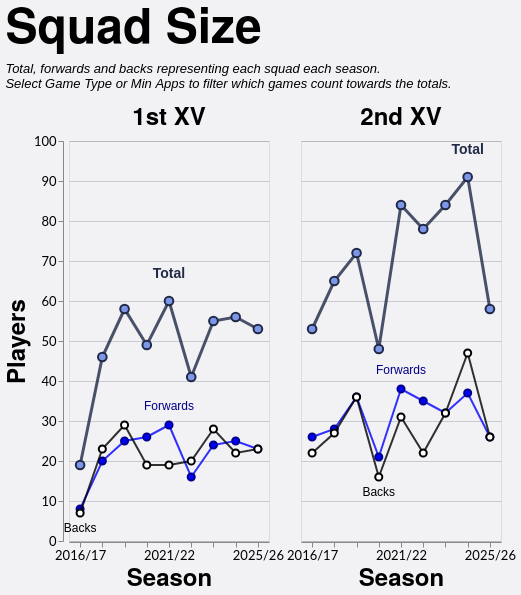

The Vega-Lite source for this figure:
### Vega-Lite specification from a JSON file in a GitHub repository (floating-point values rounded to 4 significant figures)
{"config": {"axis": {"labelFont": "Lato, sans-serif", "titleFont": "PT Sans Narrow, Helvetica Neue, Helvetica, Arial, sans-serif", "labelFontSize": 13, "titleFontSize": 24, "gridColor": "#202947", "gridOpacity": 0.2}, "header": {"labelFont": "PT Sans Narrow, Helvetica Neue, Helvetica, Arial, sans-serif", "titleFont": "PT Sans Narrow, Helvetica Neue, Helvetica, Arial, sans-serif", "labelFontSize": 24, "titleFontSize": 28, "labelFontWeight": "bold", "orient": "left"}, "legend": {"labelFont": "Lato, sans-serif", "titleFont": "PT Sans Narrow, Helvetica Neue, Helvetica, Arial, sans-serif", "labelFontSize": 14, "titleFontSize": 16, "titlePadding": 5, "fillColor": "white", "strokeColor": "black", "padding": 10, "titleFontWeight": "lighter", "titleFontStyle": "italic", "titleColor": "gray", "offset": 10}, "title": {"font": "PT Sans Narrow, Helvetica Neue, Helvetica, Arial, sans-serif", "fontSize": 48, "fontWeight": "bold", "anchor": "start", "align": "center", "titlePadding": 20, "subtitlePadding": 10, "subtitleFontSize": 13, "subtitleColor": "", "subtitleFontStyle": "italic", "offset": 15, "color": "black"}, "axisX": {"labelAngle": 0}, "facet": {"title": null, "header": null, "align": {"row": "each", "column": "each"}}, "resolve": {"scale": {"y": "independent", "facet": "independent"}}, "background": "#f2f1f4", "scale": {"offsetBandPaddingOuter": 0.2, "offsetBandPaddingInner": 0.1}}, "data": {"name": "data-c571c7d245e6d2fbb1300615014afe22"}, "facet": {"column": {"field": "squad", "header": {"labelExpr": "datum.value + ' XV'", "labelFontSize": 24}, "sort": ["1st", "2nd"], "title": null, "type": "nominal"}}, "spec": {"layer": [{"mark": {"type": "line", "color": "#202946", "opacity": 0.8, "point": {"filled": true, "color": "#7d96e8", "stroke": "#202946", "size": 75, "strokeWidth": 2}, "strokeWidth": 3}, "encoding": {"detail": [{"field": "unit", "type": "nominal"}], "tooltip": [{"field": "season", "title": "Season", "type": "ordinal"}, {"field": "squad", "title": "Squad", "type": "nominal"}, {"field": "unit", "title": "Unit", "type": "nominal"}, {"field": "players", "title": "Players", "type": "quantitative"}], "x": {"axis": {"labelAngle": 0, "labelOverlap": "parity"}, "field": "season", "sort": "ascending", "title": "Season", "type": "ordinal"}, "y": {"axis": {"tickMinStep": 1}, "field": "players", "scale": {"zero": true}, "title": "Players", "type": "quantitative"}}, "transform": [{"filter": "(datum.unit === 'Total')"}]}, {"mark": {"type": "line", "color": "blue", "opacity": 0.8, "point": {"filled": true, "color": "blue", "stroke": "darkblue", "size": 50, "strokeWidth": 2}, "strokeWidth": 2}, "encoding": {"detail": [{"field": "unit", "type": "nominal"}], "tooltip": [{"field": "season", "title": "Season", "type": "ordinal"}, {"field": "squad", "title": "Squad", "type": "nominal"}, {"field": "unit", "title": "Unit", "type": "nominal"}, {"field": "players", "title": "Players", "type": "quantitative"}], "x": {"axis": {"labelAngle": 0, "labelOverlap": "parity"}, "field": "season", "sort": "ascending", "title": "Season", "type": "ordinal"}, "y": {"axis": {"tickMinStep": 1}, "field": "players", "scale": {"zero": true}, "title": "Players", "type": "quantitative"}}, "transform": [{"filter": "(datum.unit === 'Forwards')"}]}, {"mark": {"type": "line", "color": "black", "opacity": 0.8, "point": {"filled": true, "color": "white", "stroke": "black", "size": 50, "strokeWidth": 2}, "strokeWidth": 2}, "encoding": {"detail": [{"field": "unit", "type": "nominal"}], "tooltip": [{"field": "season", "title": "Season", "type": "ordinal"}, {"field": "squad", "title": "Squad", "type": "nominal"}, {"field": "unit", "title": "Unit", "type": "nominal"}, {"field": "players", "title": "Players", "type": "quantitative"}], "x": {"axis": {"labelAngle": 0, "labelOverlap": "parity"}, "field": "season", "sort": "ascending", "title": "Season", "type": "ordinal"}, "y": {"axis": {"tickMinStep": 1}, "field": "players", "scale": {"zero": true}, "title": "Players", "type": "quantitative"}}, "transform": [{"filter": "(datum.unit === 'Backs')"}]}, {"mark": {"type": "text", "align": "center", "baseline": "bottom", "color": "#202946", "dx": 0, "dy": -20, "fontSize": 14, "fontWeight": "bold"}, "encoding": {"detail": [{"field": "unit", "type": "nominal"}], "text": {"value": "Total"}, "tooltip": [{"field": "season", "title": "Season", "type": "ordinal"}, {"field": "squad", "title": "Squad", "type": "nominal"}, {"field": "unit", "title": "Unit", "type": "nominal"}, {"field": "players", "title": "Players", "type": "quantitative"}], "x": {"field": "season", "type": "ordinal"}, "y": {"field": "players", "type": "quantitative"}}, "transform": [{"filter": "(datum.unit === 'Total')"}, {"calculate": "toNumber(split(datum.season, '/')[0])", "as": "season_order"}, {"joinaggregate": [{"op": "max", "field": "players", "as": "max_value"}, {"op": "min", "field": "players", "as": "min_value"}], "groupby": ["squad"]}, {"filter": "datum.players > 0"}, {"filter": "datum.players == datum.max_value"}, {"window": [{"op": "row_number", "field": "", "as": "rank"}], "groupby": ["squad"], "sort": [{"field": "season_order", "order": "descending"}]}, {"filter": "datum.rank == 1"}]}, {"mark": {"type": "text", "align": "center", "baseline": "bottom", "color": "darkblue", "dx": 0, "dy": -12, "fontSize": 12, "fontWeight": "normal"}, "encoding": {"detail": [{"field": "unit", "type": "nominal"}], "text": {"value": "Forwards"}, "tooltip": [{"field": "season", "title": "Season", "type": "ordinal"}, {"field": "squad", "title": "Squad", "type": "nominal"}, {"field": "unit", "title": "Unit", "type": "nominal"}, {"field": "players", "title": "Players", "type": "quantitative"}], "x": {"field": "season", "type": "ordinal"}, "y": {"field": "players", "type": "quantitative"}}, "transform": [{"filter": "(datum.unit === 'Forwards')"}, {"calculate": "toNumber(split(datum.season, '/')[0])", "as": "season_order"}, {"joinaggregate": [{"op": "max", "field": "players", "as": "max_value"}, {"op": "min", "field": "players", "as": "min_value"}], "groupby": ["squad"]}, {"filter": "datum.players > 0"}, {"filter": "datum.players == datum.max_value"}, {"window": [{"op": "row_number", "field": "", "as": "rank"}], "groupby": ["squad"], "sort": [{"field": "season_order", "order": "descending"}]}, {"filter": "datum.rank == 1"}]}, {"mark": {"type": "text", "align": "center", "baseline": "top", "color": "black", "dx": 0, "dy": 10, "fontSize": 12, "fontWeight": "normal"}, "encoding": {"detail": [{"field": "unit", "type": "nominal"}], "text": {"value": "Backs"}, "tooltip": [{"field": "season", "title": "Season", "type": "ordinal"}, {"field": "squad", "title": "Squad", "type": "nominal"}, {"field": "unit", "title": "Unit", "type": "nominal"}, {"field": "players", "title": "Players", "type": "quantitative"}], "x": {"field": "season", "type": "ordinal"}, "y": {"field": "players", "type": "quantitative"}}, "transform": [{"filter": "(datum.unit === 'Backs')"}, {"calculate": "toNumber(split(datum.season, '/')[0])", "as": "season_order"}, {"joinaggregate": [{"op": "max", "field": "players", "as": "max_value"}, {"op": "min", "field": "players", "as": "min_value"}], "groupby": ["squad"]}, {"filter": "datum.players > 0"}, {"filter": "datum.players == datum.min_value"}, {"window": [{"op": "row_number", "field": "", "as": "rank"}], "groupby": ["squad"], "sort": [{"field": "season_order", "order": "descending"}]}, {"filter": "datum.rank == 1"}]}], "height": 400, "width": 200}, "spacing": 30, "title": {"text": "Squad Size", "subtitle": ["Total, forwards and backs representing each squad each season.", "Select Game Type or Min Apps to filter which games count towards the totals."]}, "$schema": "https://vega.github.io/schema/vega-lite/v5.20.1.json", "datasets": {"data-c571c7d245e6d2fbb1300615014afe22": [{"season": "2016/17", "squad": "1st", "unit": "Backs", "players": 7}, {"season": "2016/17", "squad": "1st", "unit": "Forwards", "players": 8}, {"season": "2016/17", "squad": "1st", "unit": "Total", "players": 19}, {"season": "2016/17", "squad": "2nd", "unit": "Backs", "players": 22}, {"season": "2016/17", "squad": "2nd", "unit": "Forwards", "players": 26}, {"season": "2016/17", "squad": "2nd", "unit": "Total", "players": 53}, {"season": "2017/18", "squad": "1st", "unit": "Backs", "players": 23}, {"season": "2017/18", "squad": "1st", "unit": "Forwards", "players": 20}, {"season": "2017/18", "squad": "1st", "unit": "Total", "players": 46}, {"season": "2017/18", "squad": "2nd", "unit": "Backs", "players": 27}, {"season": "2017/18", "squad": "2nd", "unit": "Forwards", "players": 28}, {"season": "2017/18", "squad": "2nd", "unit": "Total", "players": 65}, {"season": "2018/19", "squad": "1st", "unit": "Backs", "players": 29}, {"season": "2018/19", "squad": "1st", "unit": "Forwards", "players": 25}, {"season": "2018/19", "squad": "1st", "unit": "Total", "players": 58}, {"season": "2018/19", "squad": "2nd", "unit": "Backs", "players": 36}, {"season": "2018/19", "squad": "2nd", "unit": "Forwards", "players": 36}, {"season": "2018/19", "squad": "2nd", "unit": "Total", "players": 72}, {"season": "2019/20", "squad": "1st", "unit": "Backs", "players": 19}, {"season": "2019/20", "squad": "1st", "unit": "Forwards", "players": 26}, {"season": "2019/20", "squad": "1st", "unit": "Total", "players": 49}, {"season": "2019/20", "squad": "2nd", "unit": "Backs", "players": 16}, {"season": "2019/20", "squad": "2nd", "unit": "Forwards", "players": 21}, {"season": "2019/20", "squad": "2nd", "unit": "Total", "players": 48}, {"season": "2021/22", "squad": "1st", "unit": "Backs", "players": 19}, {"season": "2021/22", "squad": "1st", "unit": "Forwards", "players": 29}, {"season": "2021/22", "squad": "1st", "unit": "Total", "players": 60}, {"season": "2021/22", "squad": "2nd", "unit": "Backs", "players": 31}, {"season": "2021/22", "squad": "2nd", "unit": "Forwards", "players": 38}, {"season": "2021/22", "squad": "2nd", "unit": "Total", "players": 84}, {"season": "2022/23", "squad": "1st", "unit": "Backs", "players": 20}, {"season": "2022/23", "squad": "1st", "unit": "Forwards", "players": 16}, {"season": "2022/23", "squad": "1st", "unit": "Total", "players": 41}, {"season": "2022/23", "squad": "2nd", "unit": "Backs", "players": 22}, {"season": "2022/23", "squad": "2nd", "unit": "Forwards", "players": 35}, {"season": "2022/23", "squad": "2nd", "unit": "Total", "players": 78}, {"season": "2023/24", "squad": "1st", "unit": "Backs", "players": 28}, {"season": "2023/24", "squad": "1st", "unit": "Forwards", "players": 24}, {"season": "2023/24", "squad": "1st", "unit": "Total", "players": 55}, {"season": "2023/24", "squad": "2nd", "unit": "Backs", "players": 32}, {"season": "2023/24", "squad": "2nd", "unit": "Forwards", "players": 32}, {"season": "2023/24", "squad": "2nd", "unit": "Total", "players": 84}, {"season": "2024/25", "squad": "1st", "unit": "Backs", "players": 22}, {"season": "2024/25", "squad": "1st", "unit": "Forwards", "players": 25}, {"season": "2024/25", "squad": "1st", "unit": "Total", "players": 56}, {"season": "2024/25", "squad": "2nd", "unit": "Backs", "players": 47}, {"season": "2024/25", "squad": "2nd", "unit": "Forwards", "players": 37}, {"season": "2024/25", "squad": "2nd", "unit": "Total", "players": 91}, {"season": "2025/26", "squad": "1st", "unit": "Backs", "players": 23}, {"season": "2025/26", "squad": "1st", "unit": "Forwards", "players": 23}, {"season": "2025/26", "squad": "1st", "unit": "Total", "players": 53}, {"season": "2025/26", "squad": "2nd", "unit": "Backs", "players": 26}, {"season": "2025/26", "squad": "2nd", "unit": "Forwards", "players": 26}, {"season": "2025/26", "squad": "2nd", "unit": "Total", "players": 58}]}}
